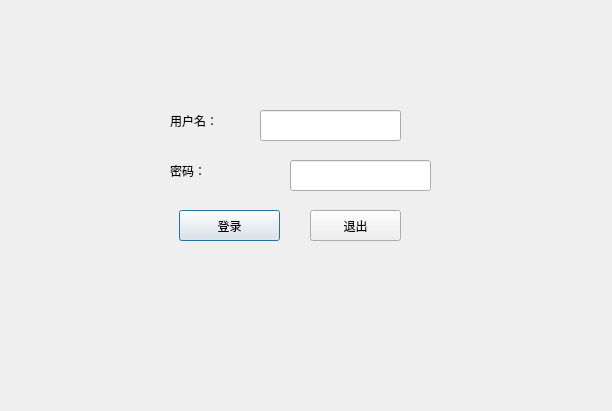
<?xml version="1.0" encoding="UTF-8"?>
<ui version="4.0">
 <class>LoginPage</class>
 <widget class="QDialog" name="LoginPage">
  <property name="geometry">
   <rect>
    <x>0</x>
    <y>0</y>
    <width>612</width>
    <height>411</height>
   </rect>
  </property>
  <property name="windowTitle">
   <string>Dialog</string>
  </property>
  <widget class="QLabel" name="label">
   <property name="geometry">
    <rect>
     <x>170</x>
     <y>110</y>
     <width>81</width>
     <height>21</height>
    </rect>
   </property>
   <property name="text">
    <string>用户名：</string>
   </property>
  </widget>
  <widget class="QLabel" name="label_2">
   <property name="geometry">
    <rect>
     <x>170</x>
     <y>160</y>
     <width>81</width>
     <height>21</height>
    </rect>
   </property>
   <property name="text">
    <string>密码：</string>
   </property>
  </widget>
  <widget class="QLineEdit" name="userLineEdit">
   <property name="geometry">
    <rect>
     <x>260</x>
     <y>110</y>
     <width>141</width>
     <height>31</height>
    </rect>
   </property>
  </widget>
  <widget class="QLineEdit" name="pwdLineEdit">
   <property name="geometry">
    <rect>
     <x>290</x>
     <y>160</y>
     <width>141</width>
     <height>31</height>
    </rect>
   </property>
  </widget>
  <widget class="QPushButton" name="LogInBtn">
   <property name="geometry">
    <rect>
     <x>179</x>
     <y>210</y>
     <width>101</width>
     <height>31</height>
    </rect>
   </property>
   <property name="text">
    <string>登录</string>
   </property>
  </widget>
  <widget class="QPushButton" name="ExitBtn">
   <property name="geometry">
    <rect>
     <x>310</x>
     <y>210</y>
     <width>91</width>
     <height>31</height>
    </rect>
   </property>
   <property name="text">
    <string>退出</string>
   </property>
  </widget>
 </widget>
 <resources/>
 <connections>
  <connection>
   <sender>ExitBtn</sender>
   <signal>clicked()</signal>
   <receiver>LoginPage</receiver>
   <slot>close()</slot>
   <hints>
    <hint type="sourcelabel">
     <x>355</x>
     <y>225</y>
    </hint>
    <hint type="destinationlabel">
     <x>305</x>
     <y>205</y>
    </hint>
   </hints>
  </connection>
 </connections>
</ui>
